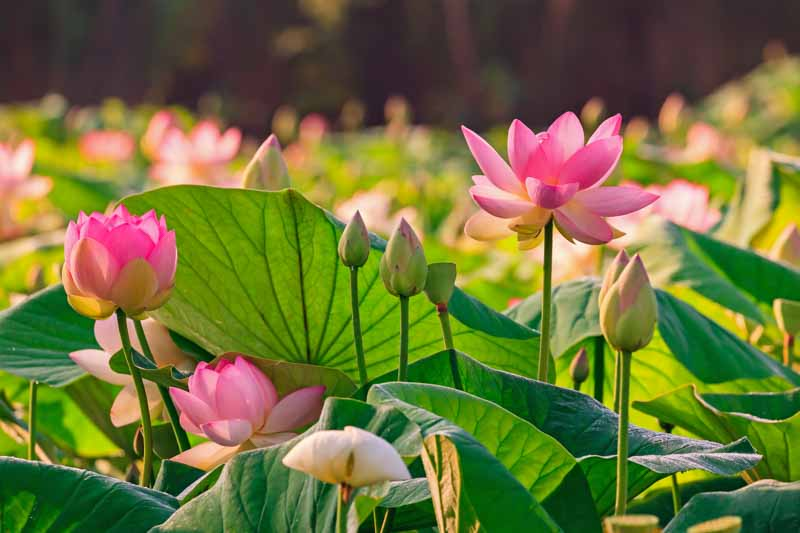
#> input picture image.jpg, 800 x 533 px
$ jupyter execute --allow-errors 7_image_processing.ipynb
#> lines starting #> are read from the running program, lines starting #| are printed output that depends on the picture
[cell 1]
import cv2
import numpy as np
import matplotlib.pyplot as plt

[cell 2]
img = cv2.imread("image.jpg")
#> img is the input picture: shape (533, 800, 3); mean B, G, R 58.1, 114, 111.5
img = cv2.cvtColor(img, cv2.COLOR_BGR2RGB)

#> (a cell that did not finish here is left out)

[cell 4]
# grayscale
b, g, r = cv2.split(img.astype(np.float32))
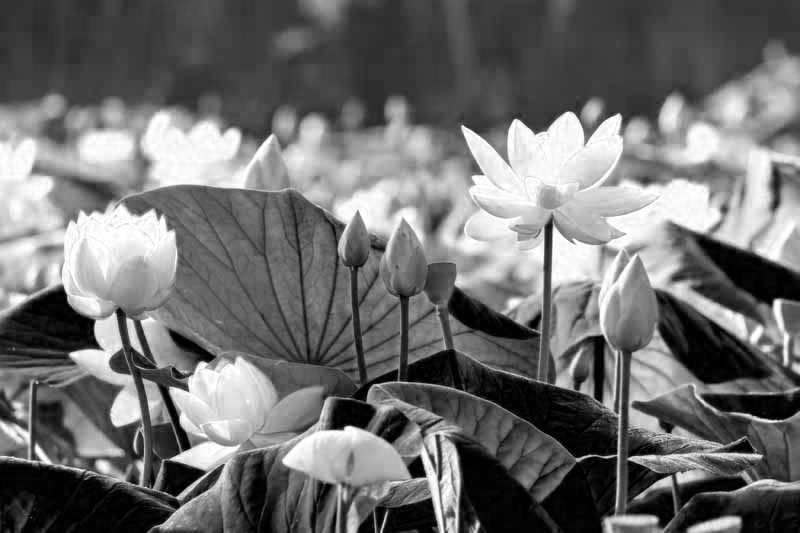
#> b: shape (533, 800) float32; min 0, max 255, mean 111.5
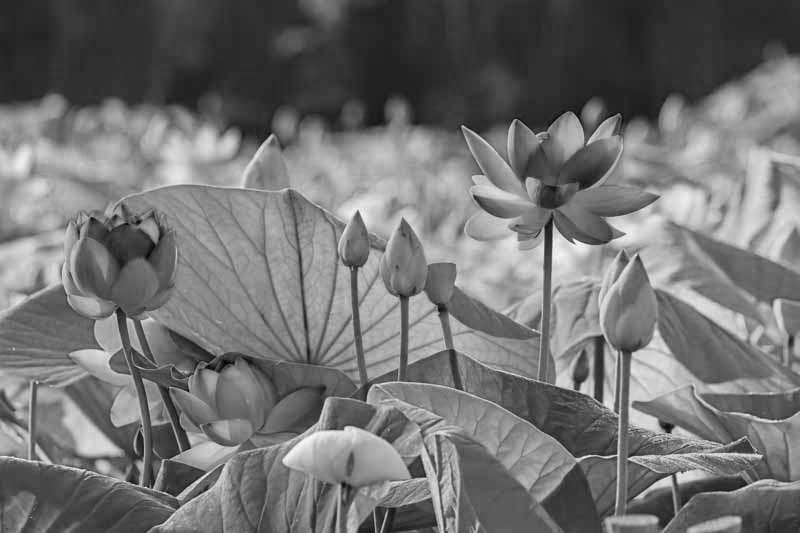
#> g: shape (533, 800) float32; min 0, max 252, mean 114
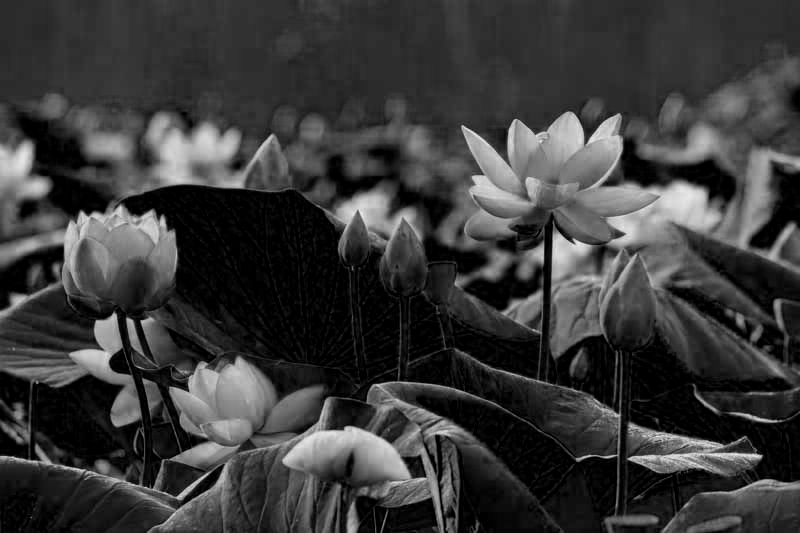
#> r: shape (533, 800) float32; min 0, max 241, mean 58.1

gray = 0.299 * r + 0.587 * g + 0.114 * b
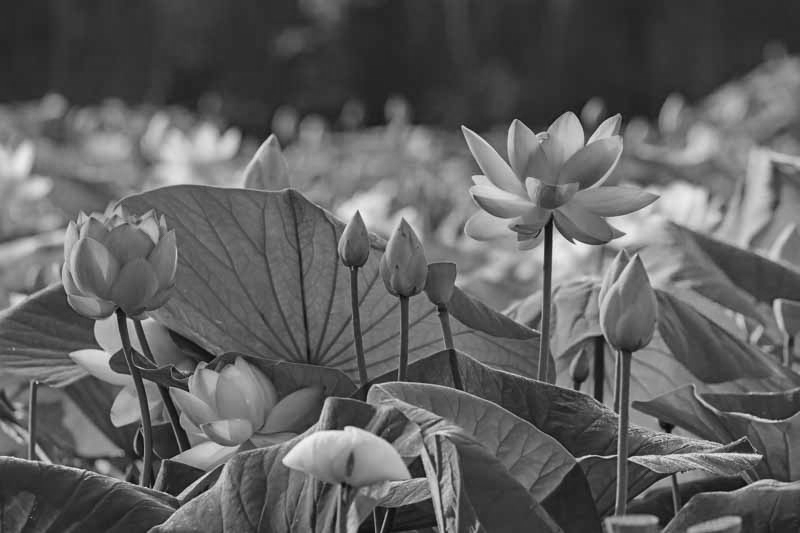
#> gray: shape (533, 800) float32; min 7.27, max 247, mean 97
